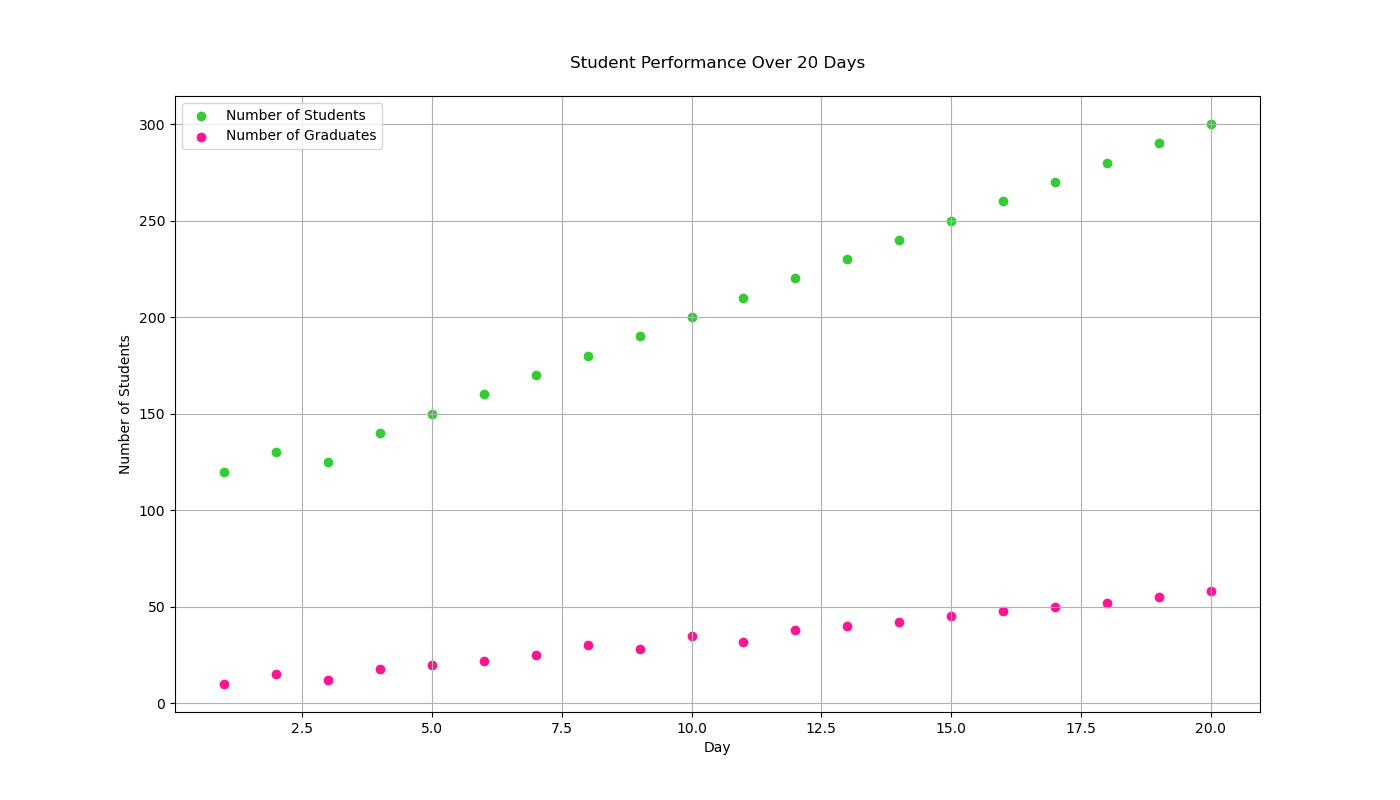

Recreate this plot in Python.

import matplotlib.pyplot as plt

# Data
days = [1, 2, 3, 4, 5, 6, 7, 8, 9, 10, 11, 12, 13, 14, 15, 16, 17, 18, 19, 20]
number_of_students = [120, 130, 125, 140, 150, 160, 170, 180, 190, 200, 210, 220, 230, 240, 250, 260, 270, 280, 290, 300]
number_of_graduates = [10, 15, 12, 18, 20, 22, 25, 30, 28, 35, 32, 38, 40, 42, 45, 48, 50, 52, 55, 58]

# Scatter plot
plt.figure(figsize=(14, 8))  # Width:14, Height:8
plt.scatter(days, number_of_students, color='#32CD32', label='Number of Students')  # Lime Green
plt.scatter(days, number_of_graduates, color='#FF1493', label='Number of Graduates')  # Deep Pink

# Customize the plot
plt.title('Student Performance Over 20 Days', pad=20)
plt.xlabel('Day')
plt.ylabel('Number of Students')
plt.legend(loc='upper left')
plt.grid(True)

# Show the plot
plt.show()
